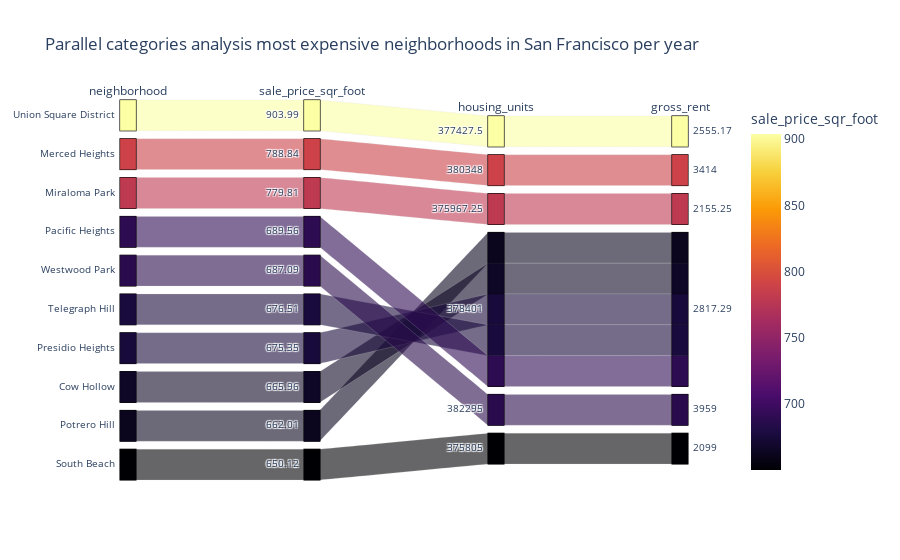

This figure's notebook cell:
### Markdown cell above
### Create a parallel coordinates plot and parallel categories plot of most expensive neighborhoods in San Francisco per year

### Code cell
# Parallel Categories Plot 
parallel_categories = px.parallel_categories(
    top_most_expensive,
    dimensions=["neighborhood", "sale_price_sqr_foot", "housing_units", "gross_rent"],
    color="sale_price_sqr_foot",
    color_continuous_scale=px.colors.sequential.Inferno,
    title ="Parallel categories analysis most expensive neighborhoods in San Francisco per year",
)
    
parallel_categories

### Figure 1 — Plotly figure (JSON) as saved in the notebook; plotly's stock layout.template omitted (floating-point values rounded to 4 significant figures)
{"data": [{"dimensions": [{"label": "neighborhood", "values": ["Union Square District", "Merced Heights", "Miraloma Park", "Pacific Heights", "Westwood Park", "Telegraph Hill", "Presidio Heights", "Cow Hollow", "Potrero Hill", "South Beach"]}, {"label": "sale_price_sqr_foot", "values": [904.0, 788.8, 779.8, 689.6, 687.1, 676.5, 675.4, 666.0, 662.0, 650.1]}, {"label": "housing_units", "values": [377400.0, 380348, 376000.0, 378401, 382295, 378401, 378401, 378401, 378401, 375805]}, {"label": "gross_rent", "values": [2555.0, 3414, 2155.0, 2817.0, 3959, 2817.0, 2817.0, 2817.0, 2817.0, 2099]}], "domain": {"x": [0, 1], "y": [0, 1]}, "line": {"color": [904.0, 788.8, 779.8, 689.6, 687.1, 676.5, 675.4, 666.0, 662.0, 650.1], "coloraxis": "coloraxis"}, "name": "", "type": "parcats"}], "layout": {"autosize": true, "coloraxis": {"colorbar": {"title": {"text": "sale_price_sqr_foot"}}, "colorscale": [[0, "#000004"], [0.1111, "#1b0c41"], [0.2222, "#4a0c6b"], [0.3333, "#781c6d"], [0.4444, "#a52c60"], [0.5556, "#cf4446"], [0.6667, "#ed6925"], [0.7778, "#fb9b06"], [0.8889, "#f7d13d"], [1, "#fcffa4"]]}, "legend": {"tracegroupgap": 0}, "title": {"text": "Parallel categories analysis most expensive neighborhoods in San Francisco per year"}}}
